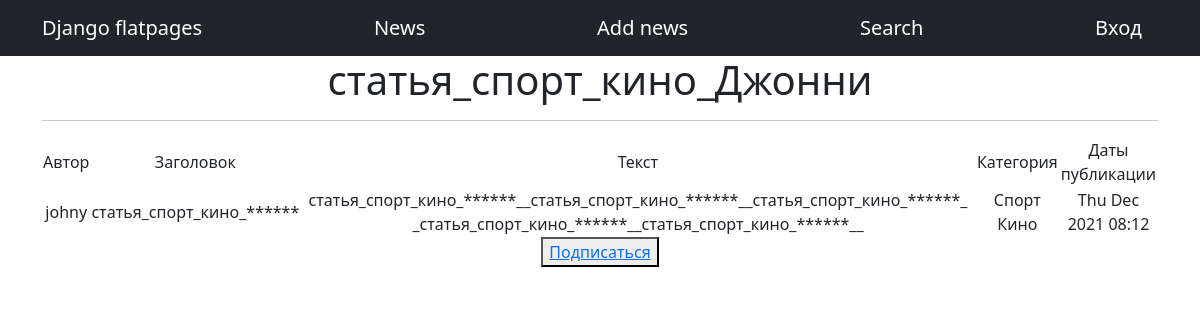
The page /1 on the database its author committed.
### NewsPortal/models.py (models this page shows, shortened)
class Post(models.Model):
    article = 'a'
    news = 'n'
    POST_TYPE = [
        (article, "Статья"),
        (news, "Новость")
    ]
    author = models.ForeignKey(Author, on_delete = models.CASCADE)
    post_type = models.CharField(max_length = 1, choices = POST_TYPE, default = article)
    created = models.DateTimeField(auto_now_add = True)
    cats = models.ManyToManyField(Category, through = 'PostCategory')
    title = models.CharField(max_length = 256)
    text = models.TextField()
    rating = models.IntegerField(default = 0)
    def get_category_name(self):
        result = []
        for cat in PostCategory.objects.filter(post_id = self.pk):
            result.append(cat.category.name)
        return "\n ".join(result)

class Author(models.Model):
    user = models.OneToOneField(User, on_delete = models.CASCADE)
    rating = models.IntegerField(default = 0)

class PostCategory(models.Model):
    post = models.ForeignKey(Post, on_delete = models.CASCADE)
    category = models.ForeignKey(Category, on_delete = models.CASCADE)

class Category(models.Model):
    name = models.CharField(max_length = 64, unique = True)

### NewsPortal/views.py (the view)
# urls.py: path('<int:pk>', PostDetail.as_view(), name='new'),
class PostDetail(DetailView):
    model = Post
    template_name = 'new.html'
    context_object_name = 'news'

### NewsPortal/templatetags/custom_filters.py (called while the page is built)
@register.filter(name='censor')
def censor(value):
    for st in censors:
        value = value.replace(st, str(len(st)*'*'))
    return value

### templates/new.html (shortened to what this page needs)
{% extends 'flatpages/default.html' %}
{% load custom_filters %}
{% block content %}
    <h1>{{news.title}}</h1>
    <hr>
        <table>
            <tr>
                <td>
                    Автор
                </td>
                <td>
                    Заголовок
                </td>
                <td>
                    Текст
                </td>
                <td>
                    Категория
                </td>
                <td>
                    Даты публикации
                </td>
            </tr>
            <tr>
                <td>
                    {{ news.author.user }}
                </td>
                <td>
                    {{ news.title|censor }}
                <td>
                    {{ news.text|censor }}
                </td>
                <td>
                    {{ news.get_category_name }}
                </td>
                <td>
                    {{ news.created| date:'D M Y H:m' }}
                </td>
            </tr>
        </table>
        <button>
            <a href={% url 'add_subscribers' news.id %}>Подписаться</a>
        </button>
{% endblock content %}

### rows shown on the page
Post: title "статья_спорт_кино_Джонни", author.user "johny", title|censor "статья_спорт_кино_******", text|censor "статья_спорт_кино_******__статья_спорт_кино_******__статья_спорт_кино_******_ _статья_спорт_кино_******__статья_спорт_кино_******__", get_category_name "Спорт Кино", created "Thu Dec 2021 08:12"
